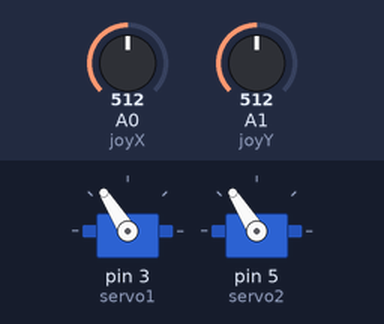
This sketch was run on a simulated Arduino Uno, built with avr-gcc and run on an emulated ATmega328P. On the bench: 2 × servo. The inputs (shaded band) are chosen by the test bench; at power-on: A0 (joyX) = 512, A1 (joyY) = 512.

Above: at 1.2 s.
1.3 s: A0 (joyX) set to 716
At 1.9 s:
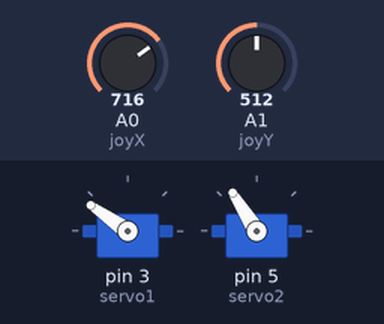
2.8 s: A1 (joyY) set to 716
At 3.7 s:
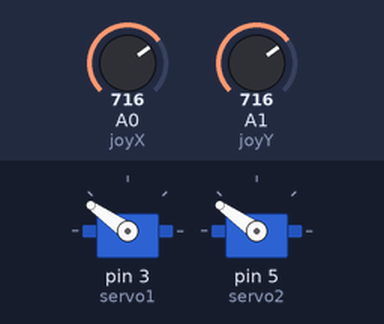
4.3 s: A0 (joyX) set to 900
At 4.8 s:
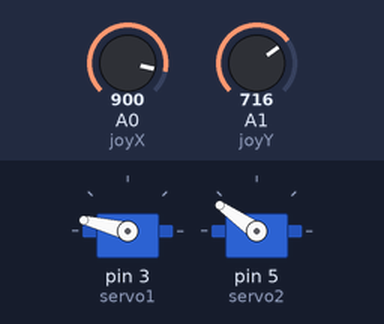
5.8 s: A1 (joyY) set to 900
At 7.0 s:
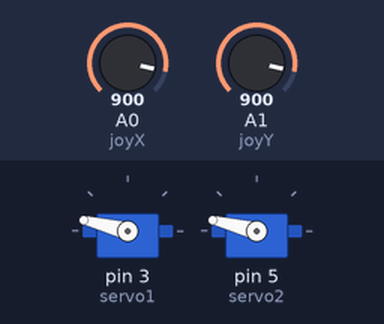
7.3 s: A0 (joyX) set to 1023
At 8.3 s:
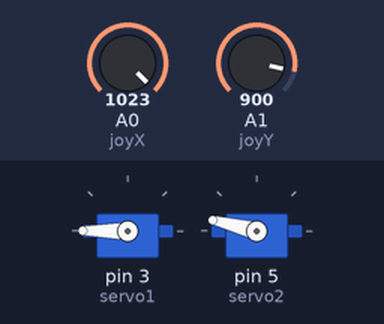
8.8 s: A1 (joyY) set to 1023
At 9.5 s:
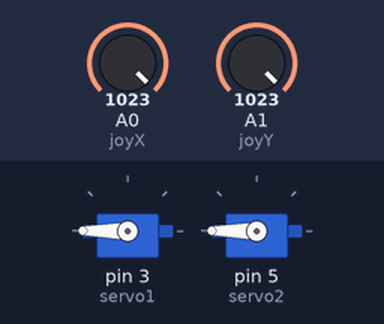
Timing chart, 0 to 11.3 s (numbered marks = the images above; inputs shaded):
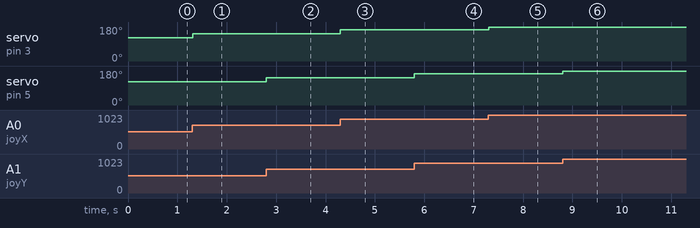

Measured:
- after the input at 1.3 s, servo on pin 3 (servo1): 122° → 145° at once
- after the input at 2.8 s, servo on pin 5 (servo2): 122° → 145° at once
- after the input at 4.3 s, servo on pin 3 (servo1): 145° → 166° at once
- after the input at 5.8 s, servo on pin 5 (servo2): 145° → 166° at once
- after the input at 7.3 s, servo on pin 3 (servo1): 166° → 180° at once
- after the input at 8.8 s, servo on pin 5 (servo2): 166° → 180° at once

The sketch:

servo_joystick.ino
```cpp
// Original project from September 2020
// second experience with Arduino and servo control
// Code kept in original form for documentation purposes

#include <Servo.h>

Servo servo1;
Servo servo2;
int joyX = 0;
int joyY = 1;

int servoVal;

void setup()
{
  servo1.attach(3);
  servo2.attach(5);
}

void loop()
{

  servoVal = analogRead(joyX);
  servoVal = map(servoVal, 40, 1023, 70, 180);
  servo1.write(servoVal);

  servoVal = analogRead(joyY);
  servoVal = map(servoVal, 40, 1023, 70, 180);
  servo2.write(servoVal);
  delay(15);
}
```
